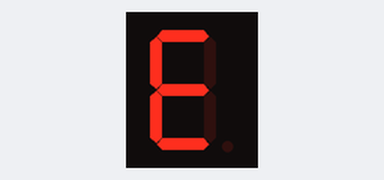
Simulated run of this sketch. Board: Arduino Uno, built with avr-gcc and run on an emulated ATmega328P. On the bench: 1-digit seven-segment display. Wiring (inferred from the names in the program): 1-digit 7-segment display, segments lit when HIGH: segments pin 5, pin 6, pin 7, pin 8, pin 9, pin 10, pin 11. The segment pins are drawn as the display they are named for.

Above: at 0.1 s.
At 0.7 s:
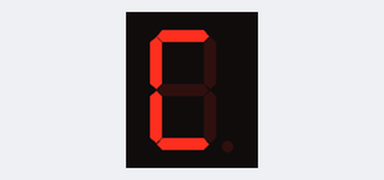
At 2.9 s:
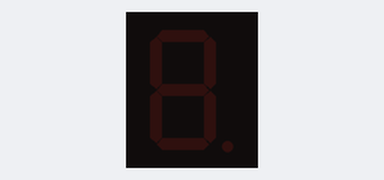
At 5.3 s:
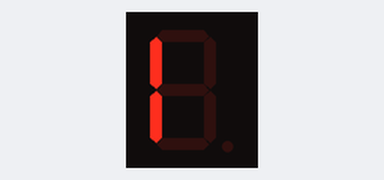

Measured:
- by itself, everything shown: repeats every 4.8 s, in 5 steps
- what the display in image 1 shows lasts 2.2 s, from 0.6 s to 2.8 s
- what the display in image 2 shows lasts 2.0 s, from 2.8 s to 4.8 s

The sketch:

display_7_segments_3.ino
```cpp
/****************************************************************
 **                                                            **
 **                    display led 7 segments 3                **
 **                                                            **
 **                                                            **
 **  Nom: Erik Soriano Ruiz                 Data: 20/03/2017   **
 ***************************************************************/
 //********** Includes ******************************************
 // ********** Variables ****************************************
 // Cal utilitzar aquests dos parametres si es catode comu
const char ledOn = HIGH;
const char ledOff = LOW;
// Cal utilitzar aquests dos paramtre si es anode comu
//const char ledOn = LOW;
//const char ledOff = HIGH;

// Assignacio de segments a ports de sortida
int seg_a = 5;
int seg_b = 6;
int seg_c = 7;
int seg_d = 8;
int seg_e = 9;
int seg_f = 10;
int seg_g = 11;

const int segmentPin[] = {seg_a,seg_b,seg_c,seg_d,seg_e,seg_f,seg_g};//pins segments

int segmentNum = 7;    // número de segment
int pausa = 200;       // definir variable per marcar velocitat de mostrar lletres
const byte codis[] = { // números i lletres en format 7segments ABCDEFG
 //ABCDEFG_
  B11111100,  // Representa el 0
  B01100000,  // Representa el 1
  B11011010,  // Representa el 2
  B11110010,  // Representa el 3
  B01100110,  // Representa el 4
  B10110110,  // Representa el 5
  B00111110,  // Representa el 6
  B11100000,  // Representa el 7
  B11111110,  // Representa el 8
  B11100110,  // Representa el 9
  B11101110,  // Representa la a (10)
  B00111110,  // Representa la b (11)
  B10011100,  // Representa la c (12)
  B01111010,  // Representa la d (13)
  B10011110,  // Representa la e (14)
  B10001110,  // Representa la f (15)
  B11110110,  // Representa la g (16)
  B01101110,  // Representa la h (17)
  B00001100,  // Representa la i (18)
  B01111000,  // Representa la j (19)
  B01101110,  // Representa la k (20)
  B00011100,  // Representa la l (21)
  B10101000,  // Representa la m (22)
  B00101010,  // Representa la n (23)
  B11111100,  // Representa la o (24)
  B11001110,  // Representa la p (25)
  B11100110,  // Representa la q (26)
  B00001010,  // Representa la r (27)
  B10110110,  // Representa la s (28)
  B00111100,  // Representa la t (29)
  B01111100,  // Representa la u (30)
  B00111000,  // Representa la v (31)
  B01010100,  // Representa la w (32)
  B01101110,  // Representa la x (33)
  B01110110,  // Representa la y (34)
  B11011010,  // Representa la z (35)
  B00000000,  // Representa el   (36)
};

//********** Setup ****************************************************************
void setup()
{
  // Configura els pins com a sortides i deixa el Display parat
  for(int i = 0; i < segmentNum; i++)
  {
    pinMode(segmentPin[i], OUTPUT);
    digitalWrite(segmentPin[i], ledOff);
  }
}

//********** Loop *****************************************************************
void loop()
{
  mostra(14);  // E
  mostra(27);  // R
  mostra(18);  // I
  mostra(12);  // C


  delay(2000);
  shutDown();
  delay(2000);
}

//********** Funcions *************************************************************
void mostra(int element)
{
  boolean estatSegment;
  for(int segment = 1; segment < 8; segment++)
  {
    estatSegment = bitRead(codis[element], segment);
    if (ledOn == LOW) estatSegment = ! estatSegment;// Si anode comu, invertir sortida
    digitalWrite(segmentPin[(7-segment)], estatSegment);
  }
  delay(pausa);
}

//Aquesta funcio apaga tots elssegments
void shutDown()
{
  for(int i = 0; i < 7; i++)
  {
    digitalWrite(segmentPin[i], ledOff);
  }

}
```
